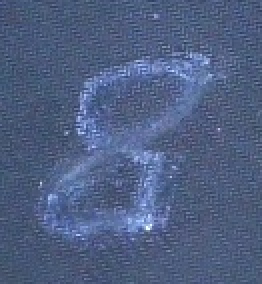
#> input picture 机器学习/mnist/code/roi.jpg, 131 x 142 px (shown 2 times larger)
$ python 03_process_img.py
#> lines starting #> are read from the running program, lines starting #| are printed output that depends on the picture; after the words box and inside, x2 and y2 are one past the last pixel; in counts of white or black regions, pixels touching at a corner belong together
#> in process_image, img is the input picture: shape (142, 131, 3); mean B, G, R 130.8, 95.7, 79.3
#!/usr/bin/env python3
# -*- coding: utf-8 -*-
"""
03_process_img.py

先二值化提取白色数字，再做形态学腐蚀/膨胀，让黑更黑、白更白，整体更像手写数字。
- 默认读取 `roi.jpg`，输出清理后的二值图到 `roi_clean.jpg`
- 支持 OTSU 或自适应阈值；支持选择核大小和迭代次数
- 可同时保存原始二值图以便对比
"""

import os
import sys
import argparse
import cv2
import numpy as np


def ensure_dir_for_file(path: str) -> None:
    d = os.path.dirname(path)
    if d:
        os.makedirs(d, exist_ok=True)


def binarize_extract_white(img, blur: int = 3, adaptive: bool = False,
                           block_size: int = 15, C: int = 3, invert: bool = False):
    """把白色部分提取为255，其它变为0。
    - blur: 高斯模糊核（奇数，>0时启用），可稳定阈值
    - adaptive: True 用自适应阈值；False 用 OTSU
    - block_size/C: 自适应阈值参数
    - invert: 若数字是黑色而背景是白色时设为 True
    """
#> called with blur = 3, adaptive = False, block_size = 15, C = 3, invert = False
    if img.ndim == 3:
        gray = cv2.cvtColor(img, cv2.COLOR_BGR2GRAY)
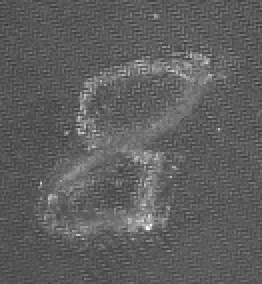
#> gray: shape (142, 131) (shown 2 times larger); min 54, max 248, mean 94.8
    else:
        gray = img.copy()

    if blur and blur >= 3:
        blur = blur if blur % 2 == 1 else blur + 1
        gray = cv2.GaussianBlur(gray, (blur, blur), 0)
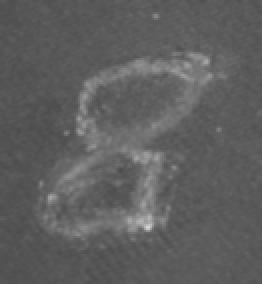
#> gray: shape (142, 131) (shown 2 times larger); min 75, max 212, mean 94.8

    if adaptive:
        th_type = cv2.THRESH_BINARY_INV if invert else cv2.THRESH_BINARY
        bw = cv2.adaptiveThreshold(gray, 255, cv2.ADAPTIVE_THRESH_GAUSSIAN_C,
                                   th_type, max(3, block_size | 1), C)
    else:
        th_type = (cv2.THRESH_BINARY_INV if invert else cv2.THRESH_BINARY) | cv2.THRESH_OTSU
        _, bw = cv2.threshold(gray, 0, 255, th_type)
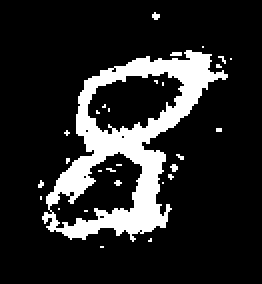
#> bw: shape (142, 131) (shown 2 times larger); 15.5% white; 29 white regions (28 under 20 px), largest, box (x1, y1, x2, y2) and area: (21, 25, 114, 121) 2753
    return bw


def morph_cleanup(bw, k: int = 3, open_iter: int = 1, close_iter: int = 1,
                  erode_extra: int = 0, dilate_extra: int = 1, shape: str = 'ellipse'):
    """对二值图做形态学清理：先开运算去噪，再闭运算补笔画。
    - k: 核大小（奇数）
    - open_iter: 开运算迭代（腐蚀后膨胀）去除白色小噪点
    - close_iter: 闭运算迭代（膨胀后腐蚀）填补白色断裂与孔洞
    - erode_extra/dilate_extra: 额外的腐蚀/膨胀调整“手写”粗细
    - shape: 'ellipse' | 'rect' | 'cross'
    """
#> called with k = 3, open_iter = 1, close_iter = 1, erode_extra = 0, dilate_extra = 1, shape = 'ellipse'
    k = k if k % 2 == 1 else k + 1
    if shape == 'rect':
        kernel = cv2.getStructuringElement(cv2.MORPH_RECT, (k, k))
    elif shape == 'cross':
        kernel = cv2.getStructuringElement(cv2.MORPH_CROSS, (k, k))
    else:
        kernel = cv2.getStructuringElement(cv2.MORPH_ELLIPSE, (k, k))

    if open_iter > 0:
        bw = cv2.morphologyEx(bw, cv2.MORPH_OPEN, kernel, iterations=open_iter)
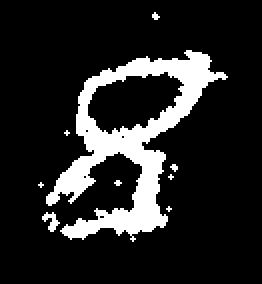
#> bw: shape (142, 131) (shown 2 times larger); 14.6% white; 9 white regions (7 under 20 px), largest, box (x1, y1, x2, y2) and area: (23, 25, 114, 121) 2629, (21, 106, 30, 116) 43
    if close_iter > 0:
        bw = cv2.morphologyEx(bw, cv2.MORPH_CLOSE, kernel, iterations=close_iter)
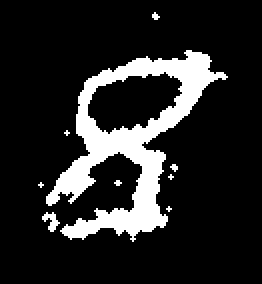
#> bw: shape (142, 131) (shown 2 times larger); 14.8% white; 9 white regions (7 under 20 px), largest, box (x1, y1, x2, y2) and area: (23, 25, 114, 121) 2666, (21, 106, 30, 116) 44
    if erode_extra > 0:
        bw = cv2.erode(bw, kernel, iterations=erode_extra)
    if dilate_extra > 0:
        bw = cv2.dilate(bw, kernel, iterations=dilate_extra)
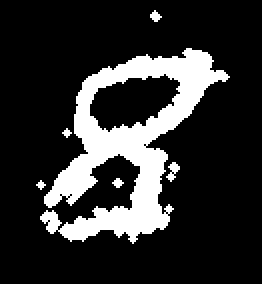
#> bw: shape (142, 131) (shown 2 times larger); 18.3% white; 6 white regions (3 under 20 px), largest, box (x1, y1, x2, y2) and area: (20, 24, 115, 122) 3305, (83, 81, 90, 91) 34, (75, 5, 81, 11) 21
    return bw


def process_image(input_path: str, output_path: str, bin_output: str | None,
                  blur: int, adaptive: bool, block_size: int, C: int, invert: bool,
                  k: int, open_iter: int, close_iter: int, erode_extra: int, dilate_extra: int,
                  shape: str, show: bool) -> None:
    img = cv2.imread(input_path)
    if img is None:
        print(f"无法读取图片: {input_path}")
        sys.exit(1)

    bw = binarize_extract_white(img, blur=blur, adaptive=adaptive,
                                block_size=block_size, C=C, invert=invert)

    cleaned = morph_cleanup(bw, k=k, open_iter=open_iter, close_iter=close_iter,
                            erode_extra=erode_extra, dilate_extra=dilate_extra, shape=shape)

    ensure_dir_for_file(output_path)
    ok = cv2.imwrite(output_path, cleaned)
    if not ok:
        print("保存清理后的二值图失败！")
        sys.exit(1)

    if bin_output:
        ensure_dir_for_file(bin_output)
        cv2.imwrite(bin_output, bw)

    print(f"已保存清理结果到: {os.path.abspath(output_path)}")
    if bin_output:
        print(f"已保存原始二值图到: {os.path.abspath(bin_output)}")

    if show:
        # 并排查看：原图、二值化、清理后
        h = max(img.shape[0], cleaned.shape[0])
        def resize_h(x):
            if x.shape[0] == h:
                return x
            scale = h / x.shape[0]
            return cv2.resize(x, (int(x.shape[1] * scale), h))
        bw_bgr = cv2.cvtColor(bw, cv2.COLOR_GRAY2BGR)
        cl_bgr = cv2.cvtColor(cleaned, cv2.COLOR_GRAY2BGR)
        vis = cv2.hconcat([resize_h(img), resize_h(bw_bgr), resize_h(cl_bgr)])
        cv2.imshow("Original | Binary | Cleaned", vis)
        cv2.waitKey(0)
        cv2.destroyAllWindows()


def main() -> None:
    parser = argparse.ArgumentParser(description="先二值化后形态学清理，让数字更像手写且对比更强")
    parser.add_argument("--input", "-i", type=str, default="roi.jpg", help="输入图片路径，默认 roi.jpg")
    parser.add_argument("--output", "-o", type=str, default="roi_clean.jpg", help="输出清理后的二值图路径")
    parser.add_argument("--bin-output", type=str, default=None, help="可选：保存原始二值图路径")
    parser.add_argument("--blur", type=int, default=3, help="高斯模糊核大小(奇数)，默认 3")
    parser.add_argument("--adaptive", action="store_true", help="使用自适应阈值(默认 OTSU)")
    parser.add_argument("--block-size", type=int, default=15, help="自适应阈值 block_size，默认 15")
    parser.add_argument("--C", type=int, default=3, help="自适应阈值 C，默认 3")
    parser.add_argument("--invert", action="store_true", help="若数字为黑色而背景为白色则启用")
    parser.add_argument("--k", type=int, default=3, help="形态学核大小(奇数)，默认 3")
    parser.add_argument("--open", type=int, default=1, help="开运算迭代次数，默认 1")
    parser.add_argument("--close", type=int, default=1, help="闭运算迭代次数，默认 1")
    parser.add_argument("--erode", type=int, default=0, help="额外腐蚀迭代，默认 0")
    parser.add_argument("--dilate", type=int, default=1, help="额外膨胀迭代，默认 1（让笔画更像粉笔）")
    parser.add_argument("--shape", type=str, default="ellipse", choices=["ellipse", "rect", "cross"], help="核形状")
    parser.add_argument("--show", action="store_true", help="并排预览 原图/二值化/清理后")
    args = parser.parse_args()

    process_image(input_path=args.input,
                  output_path=args.output,
                  bin_output=args.bin_output,
                  blur=args.blur,
                  adaptive=args.adaptive,
                  block_size=args.block_size,
                  C=args.C,
                  invert=args.invert,
                  k=args.k,
                  open_iter=args.open,
                  close_iter=args.close,
                  erode_extra=args.erode,
                  dilate_extra=args.dilate,
                  shape=args.shape,
                  show=args.show)


if __name__ == "__main__":
    main()

$ run again, with 机器学习/mnist/code/photo.jpg copied over 机器学习/mnist/code/roi.jpg
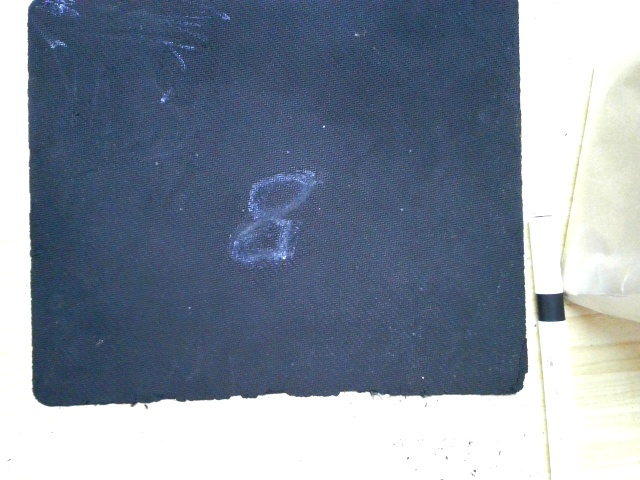
#> input picture 机器学习/mnist/code/photo.jpg, 640 x 480 px
#> in process_image, img is the input picture: shape (480, 640, 3); mean B, G, R 157.7, 141.9, 130.4
#> in binarize_extract_white, `gray = cv2.cvtColor(img, cv2.COLOR_BGR2GRAY)`:
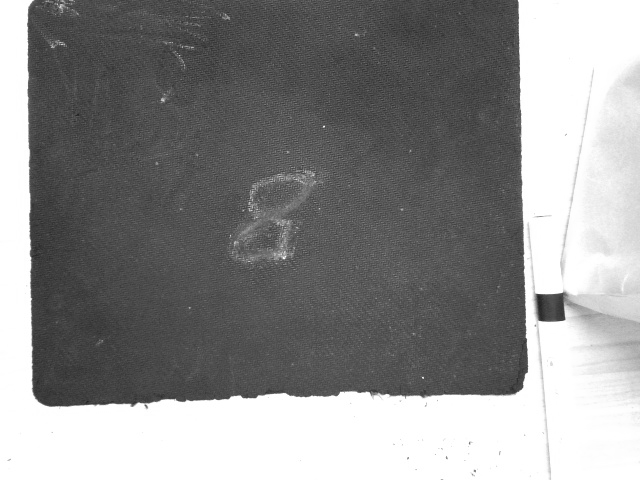
#> gray: shape (480, 640); min 32, max 255, mean 140.3
#> in morph_cleanup, `bw = cv2.dilate(bw, kernel, iterations=dilate_extra)`:
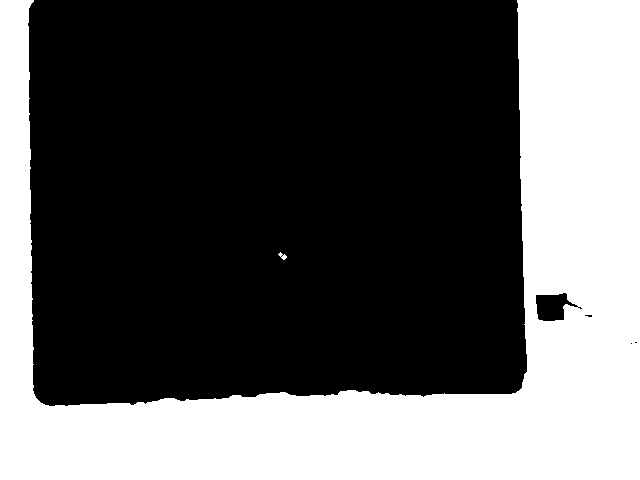
#> bw: shape (480, 640); 36.3% white; 2 white regions, box (x1, y1, x2, y2) and area: (0, 0, 640, 480) 111581, (278, 252, 287, 260) 34
